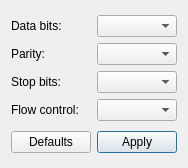
<?xml version="1.0" encoding="UTF-8"?>
<ui version="4.0">
 <class>SerialSettingsDialog</class>
 <widget class="QDialog" name="SerialSettingsDialog">
  <property name="geometry">
   <rect>
    <x>0</x>
    <y>0</y>
    <width>186</width>
    <height>168</height>
   </rect>
  </property>
  <property name="sizePolicy">
   <sizepolicy hsizetype="Maximum" vsizetype="Maximum">
    <horstretch>0</horstretch>
    <verstretch>0</verstretch>
   </sizepolicy>
  </property>
  <property name="windowTitle">
   <string>Aditional port settings</string>
  </property>
  <property name="styleSheet">
   <string notr="true">QLabel {background-color: &quot;transparent&quot;}</string>
  </property>
  <property name="modal">
   <bool>true</bool>
  </property>
  <layout class="QVBoxLayout" name="verticalLayout_2" stretch="0,1">
   <item>
    <layout class="QGridLayout" name="gridLayout">
     <item row="0" column="0">
      <widget class="QLabel" name="dataBitsLabel">
       <property name="text">
        <string>Data bits:</string>
       </property>
      </widget>
     </item>
     <item row="0" column="1">
      <widget class="QComboBox" name="dataBitsBox"/>
     </item>
     <item row="1" column="0">
      <widget class="QLabel" name="parityLabel">
       <property name="text">
        <string>Parity:</string>
       </property>
      </widget>
     </item>
     <item row="1" column="1">
      <widget class="QComboBox" name="parityBox"/>
     </item>
     <item row="2" column="0">
      <widget class="QLabel" name="stopBitsLabel">
       <property name="text">
        <string>Stop bits:</string>
       </property>
      </widget>
     </item>
     <item row="2" column="1">
      <widget class="QComboBox" name="stopBitsBox"/>
     </item>
     <item row="3" column="0">
      <widget class="QLabel" name="flowControlLabel">
       <property name="styleSheet">
        <string notr="true"/>
       </property>
       <property name="text">
        <string>Flow control:</string>
       </property>
      </widget>
     </item>
     <item row="3" column="1">
      <widget class="QComboBox" name="flowControlBox"/>
     </item>
    </layout>
   </item>
   <item>
    <layout class="QHBoxLayout" name="horizontalLayout">
     <item>
      <widget class="QPushButton" name="pushButtonDefault">
       <property name="text">
        <string>Defaults</string>
       </property>
       <property name="autoDefault">
        <bool>false</bool>
       </property>
      </widget>
     </item>
     <item>
      <widget class="QPushButton" name="pushButtonApply">
       <property name="text">
        <string>Apply</string>
       </property>
       <property name="default">
        <bool>true</bool>
       </property>
      </widget>
     </item>
    </layout>
   </item>
  </layout>
 </widget>
 <tabstops>
  <tabstop>pushButtonApply</tabstop>
  <tabstop>dataBitsBox</tabstop>
  <tabstop>parityBox</tabstop>
  <tabstop>stopBitsBox</tabstop>
  <tabstop>flowControlBox</tabstop>
  <tabstop>pushButtonDefault</tabstop>
 </tabstops>
 <resources/>
 <connections/>
</ui>
